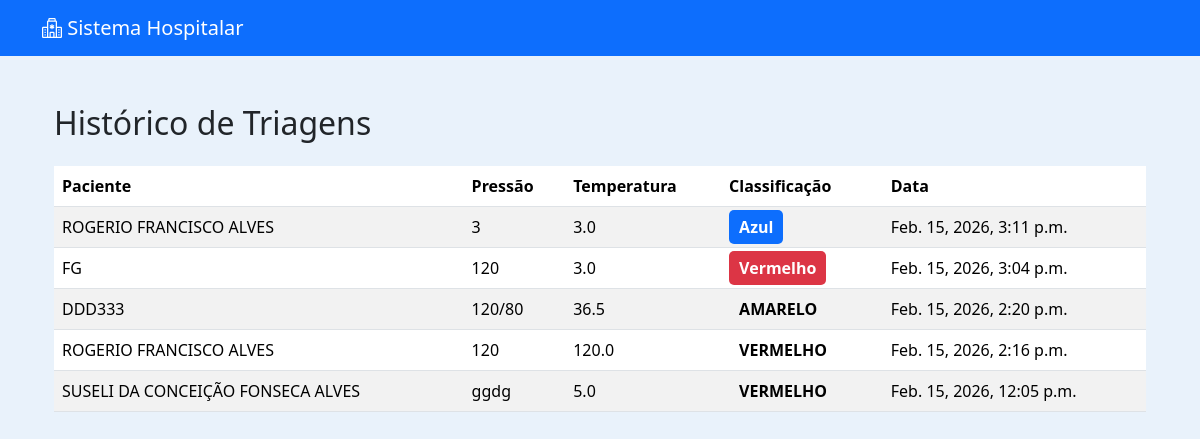
Before: /triagem/historico/ with the older database file.
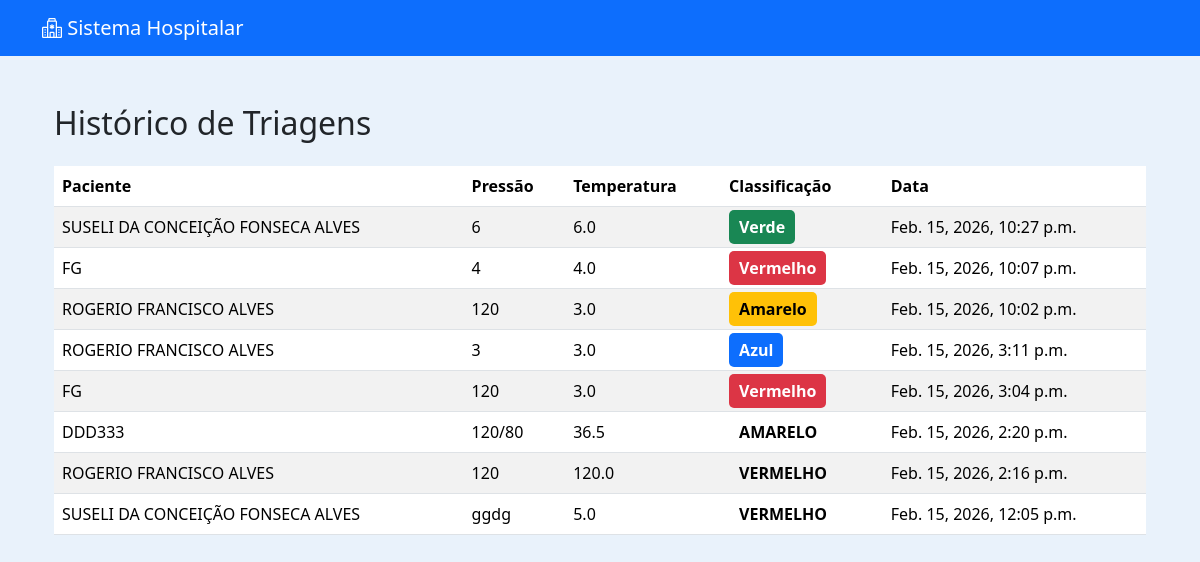
After: the same page with the newer database file.
### triagem/models.py (models this page shows)
class Triagem(models.Model):
    RISCO_CHOICES = [
        ('Vermelho', 'Vermelho'),
        ('Laranja', 'Laranja'),
        ('Amarelo', 'Amarelo'),
        ('Verde', 'Verde'),
        ('Azul', 'Azul'),
    ]
    agendamento = models.OneToOneField(Agendamento, on_delete=models.CASCADE)
    paciente = models.ForeignKey(Paciente, on_delete=models.CASCADE)
    pressao_arterial = models.CharField(max_length=20)
    temperatura = models.DecimalField(max_digits=4, decimal_places=1)
    frequencia_cardiaca = models.IntegerField()
    saturacao = models.IntegerField()
    atendido = models.BooleanField(default=False)
    classificacao_risco = models.CharField(
        max_length=10,
        choices=RISCO_CHOICES,
        blank=True,
        null=True
    )
    observacoes = models.TextField(blank=True, null=True)
    data_triagem = models.DateTimeField(auto_now_add=True)

### pacientes/models.py (models this page shows, shortened)
class Paciente(models.Model):
    nome = models.CharField(max_length=100)
    nome_social = models.CharField(max_length=100, blank=True, null=True)
    nome_mae = models.CharField(max_length=100)
    nome_pai = models.CharField(max_length=100, blank=True, null=True)
    cpf = models.CharField(
        max_length=14,
        unique=True,
        validators=[
            RegexValidator(
                r'^\d{3}\.\d{3}\.\d{3}-\d{2}$',
                'CPF inválido! Use XXX.XXX.XXX-XX'
            )
        ]
    )
    data_nascimento = models.DateField()
    SEXO_BIOLOGICO_CHOICES = [
        ('M', 'Masculino'),
        ('F', 'Feminino'),
        ('I', 'Intersexo'),
    ]
    sexo_biologico = models.CharField(max_length=1, choices=SEXO_BIOLOGICO_CHOICES)
    identidade_genero = models.CharField(max_length=50)
    orientacao_sexual = models.CharField(max_length=50)
    NACIONALIDADE_CHOICES = [
        ('BRASILEIRA', 'Brasileira'),
        ('ARGENTINA', 'Argentina'),
        ('BOLIVIANA', 'Boliviana'),
        ('CHILENA', 'Chilena'),
        ('COLOMBIANA', 'Colombiana'),
        ('PARAGUAIA', 'Paraguaia'),
        ('PERUANA', 'Peruana'),
        ('URUGUAIA', 'Uruguaia'),
        ('VENEZUELANA', 'Venezuelana'),
        ('OUTRA', 'Outra'),
    ]
    nacionalidade = models.CharField(
        max_length=20,
        choices=NACIONALIDADE_CHOICES,
        default='BRASILEIRA'
    )
    naturalidade = models.CharField(max_length=100)
    RACA_COR_CHOICES = [
        ('BRANCA', 'Branca'),
        ('PRETA', 'Preta'),
        ('PARDA', 'Parda'),
        ('AMARELA', 'Amarela'),
        ('INDIGENA', 'Indígena'),
    ]
    raca_cor = models.CharField(max_length=10, choices=RACA_COR_CHOICES)
    ESTADO_CIVIL_CHOICES = [
        ('SOLTEIRO', 'Solteiro(a)'),
        ('CASADO', 'Casado(a)'),
        ('DIVORCIADO', 'Divorciado(a)'),
        ('VIUVO', 'Viúvo(a)'),
        ('UNIAO_ESTAVEL', 'União Estável'),
    ]
    estado_civil = models.CharField(max_length=20, choices=ESTADO_CIVIL_CHOICES)
    ESCOLARIDADE_CHOICES = [
        ('SEM_INSTRUCAO', 'Sem instrução'),
        ('FUNDAMENTAL_INCOMPLETO', 'Fundamental incompleto'),
        ('FUNDAMENTAL_COMPLETO', 'Fundamental completo'),
        ('MEDIO_INCOMPLETO', 'Médio incompleto'),
        ('MEDIO_COMPLETO', 'Médio completo'),
        ('SUPERIOR_INCOMPLETO', 'Superior incompleto'),
        ('SUPERIOR_COMPLETO', 'Superior completo'),
        ('POS_GRADUACAO', 'Pós-graduação'),
        ('MESTRADO', 'Mestrado'),
        ('DOUTORADO', 'Doutorado'),
    ]
    escolaridade = models.CharField(max_length=30, choices=ESCOLARIDADE_CHOICES)
    profissao = models.CharField(max_length=50)
    rg = models.CharField(max_length=20)
    orgao_emissor = models.CharField(max_length=10)
    UF_CHOICES = [
        ('AC','AC'), ('AL','AL'), ('AP','AP'), ('AM','AM'),
        ('BA','BA'), ('CE','CE'), ('DF','DF'), ('ES','ES'),
        ('GO','GO'), ('MA','MA'), ('MT','MT'), ('MS','MS'),
        ('MG','MG'), ('PA','PA'), ('PB','PB'), ('PR','PR'),
        ('PE','PE'), ('PI','PI'), ('RJ','RJ'), ('RN','RN'),
        ('RS','RS'), ('RO','RO'), ('RR','RR'), ('SC','SC'),
        ('SP','SP'), ('SE','SE'), ('TO','TO'),
    ]
    uf_rg = models.CharField(max_length=2, choices=UF_CHOICES)
    cep = models.CharField(
        max_length=9,
        validators=[
            RegexValidator(
                r'^\d{5}-\d{3}$',
                'CEP inválido! Use XXXXX-XXX'
            )
        ]
    )
    endereco = models.CharField(max_length=100)
    numero = models.CharField(max_length=10)
    complemento = models.CharField(max_length=50, blank=True, null=True)
    bairro = models.CharField(max_length=50)
    municipio = models.CharField(max_length=50)
    uf = models.CharField(max_length=2, choices=UF_CHOICES)
    ZONA_CHOICES = [
        ('URBANA', 'Urbana'),
        ('RURAL', 'Rural'),
    ]
    zona = models.CharField(max_length=6, choices=ZONA_CHOICES)
    telefone_fixo = models.CharField(
        max_length=15,
        blank=True,
        null=True,
        validators=[
            RegexValidator(
                r'^\(\d{2}\)\s\d{4}-\d{4}$',
                'Telefone inválido! Use (XX) XXXX-XXXX'
            )
        ]
    )
    celular = models.CharField(
        max_length=15,
        validators=[
            RegexValidator(
                r'^\(\d{2}\)\s\d{5}-\d{4}$',
                'Celular inválido! Use (XX) XXXXX-XXXX'
            )
        ]
    )
    whatsapp = models.BooleanField(default=False)
    email = models.EmailField(blank=True, null=True)
    cartao_sus = models.CharField(max_length=18, blank=True, null=True)
    criado_por = models.ForeignKey(
        User,
        on_delete=models.SET_NULL,
        null=True,
        blank=True,
        related_name='pacientes_criados'
    )
    data_criacao = models.DateTimeField(default=timezone.now, editable=False)
    data_atualizacao = models.DateTimeField(auto_now=True)

### triagem/views.py (the view)
# urls.py: path('historico/', views.historico_triagens, name='historico_triagens'),
def historico_triagens(request):
    triagens = Triagem.objects.all().order_by('-data_triagem')
    return render(request, 'triagem/historico_triagens.html', {
        'triagens': triagens
    })

### triagem/templates/triagem/historico_triagens.html (shortened to what this page needs)
{% extends 'usuarios/base.html' %}
{% block content %}
<div class="container mt-5">
    <h2>Histórico de Triagens</h2>
    <table class="table table-striped mt-4">
        <thead>
            <tr>
                <th>Paciente</th>
                <th>Pressão</th>
                <th>Temperatura</th>
                <th>Classificação</th>
                <th>Data</th>
            </tr>
        </thead>
        <tbody>
            {% for t in triagens %}
            <tr>
                <td>{{ t.paciente.nome }}</td>
                <td>{{ t.pressao_arterial }}</td>
                <td>{{ t.temperatura }}</td>
                <td>
                    {% if t.classificacao_risco %}
                        <span class="badge-risco {{ t.classificacao_risco }}">
                            {{ t.classificacao_risco }}
                        </span>
                    {% else %}
                        —
                    {% endif %}
                </td>
                <td>{{ t.data_triagem }}</td>
            </tr>
            {% empty %}
            <tr>
                <td colspan="5">Nenhuma triagem registrada.</td>
            </tr>
            {% endfor %}
        </tbody>
    </table>
</div>
{% endblock %}

Changed rows visible on the page:
added Triagem: paciente.nome "SUSELI DA CONCEIÇÃO FONSECA ALVES", pressao_arterial "6", temperatura "6.0", classificacao_risco "Verde", data_triagem "Feb. 15, 2026, 10:27 p.m."
added Triagem: paciente.nome "FG", pressao_arterial "4", temperatura "4.0", classificacao_risco "Vermelho", data_triagem "Feb. 15, 2026, 10:07 p.m."
added Triagem: paciente.nome "ROGERIO FRANCISCO ALVES", pressao_arterial "120", temperatura "3.0", classificacao_risco "Amarelo", data_triagem "Feb. 15, 2026, 10:02 p.m."
